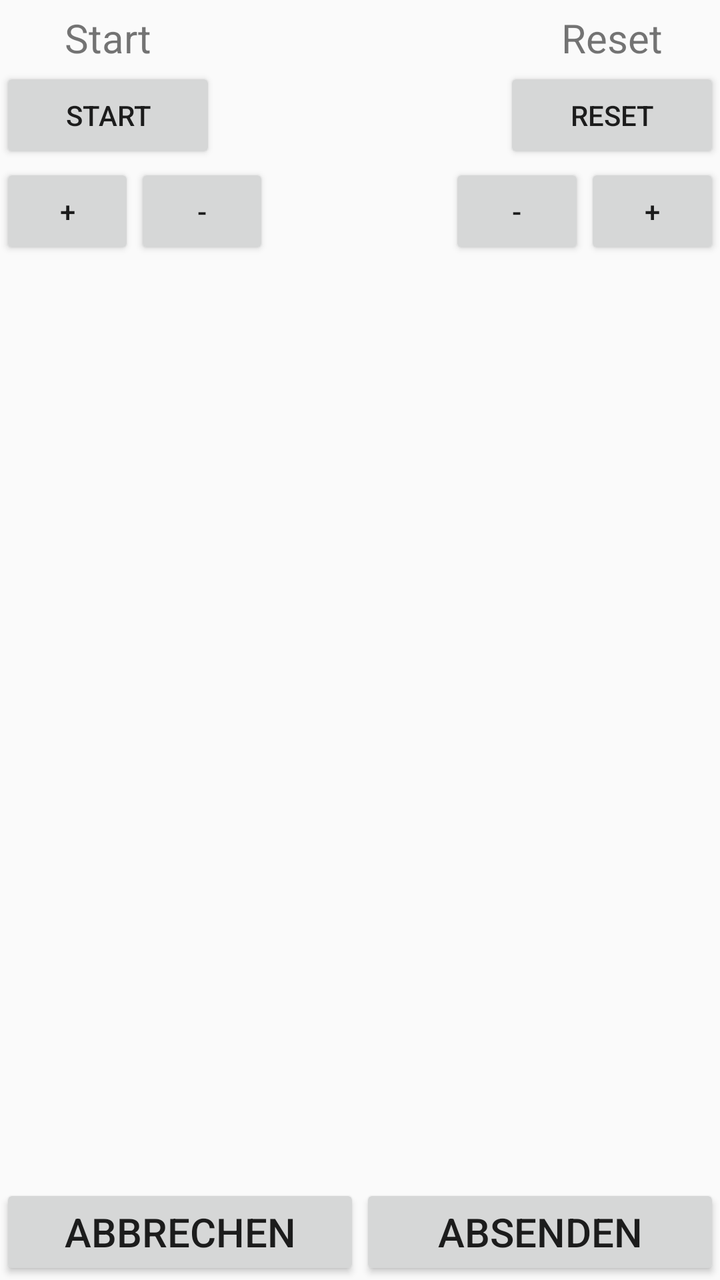
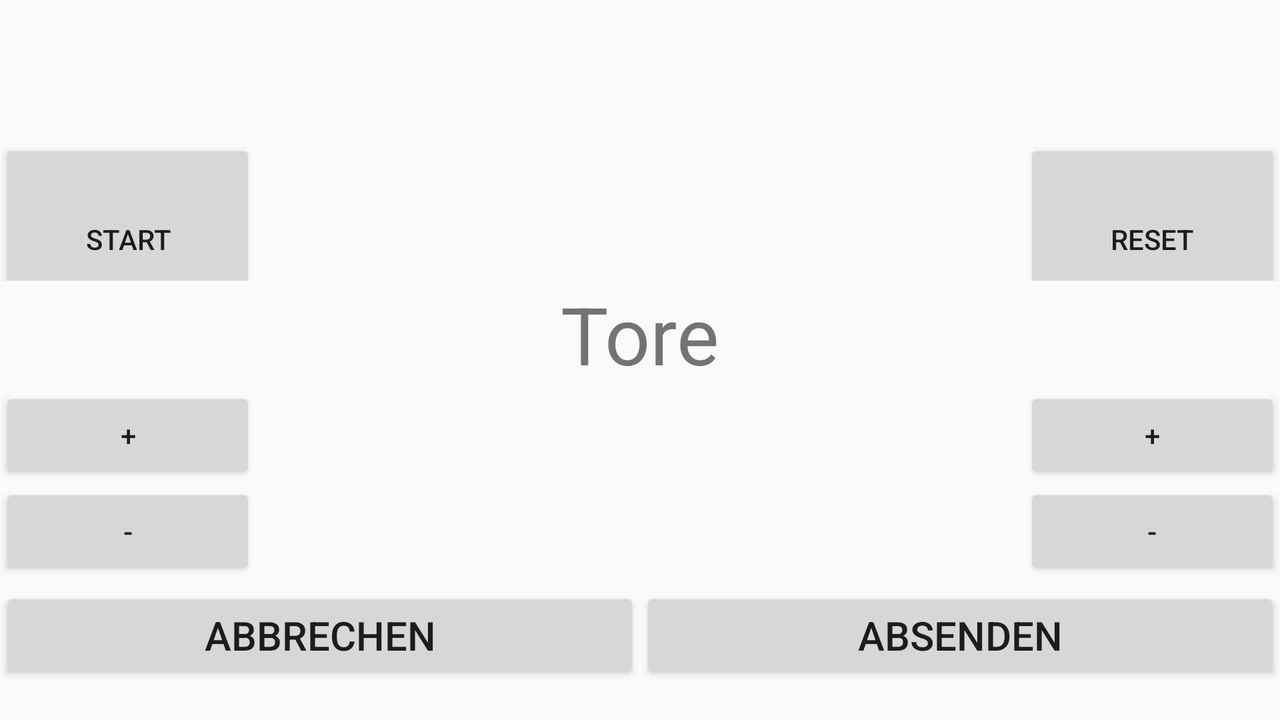

An Android layout and its configuration variant, each rendered on a device that would load it. The default file and the variant file are quoted in full after the pictures.
<!-- AndroidManifest.xml: application theme AppTheme -->
<!-- res/layout/fragment_scoreboard.xml -->
<LinearLayout xmlns:android="http://schemas.android.com/apk/res/android"
    xmlns:tools="http://schemas.android.com/tools"
    android:layout_width="match_parent"
    android:layout_height="match_parent"
    android:orientation="vertical"
    tools:context="de.glaeseker_tom.sportfestapp.ScoreboardFragment">

    <LinearLayout
        android:layout_width="match_parent"
        android:layout_height="wrap_content"
        android:orientation="horizontal">

        <TextView
            android:id="@+id/sc_tv_matchId"
            android:layout_width="0dp"
            android:layout_height="wrap_content"
            android:text="Start"
            android:textSize="20dp"
            android:layout_weight="30"
            android:textAlignment="center"/>

        <TextView
            android:id="@+id/sc_tv_teams"
            android:layout_width="0dp"
            android:layout_height="wrap_content"
            android:layout_weight="40"
            android:textSize="25dp"
            android:textAlignment="center"/>

        <TextView
            android:id="@+id/sc_tv_sport"
            android:text="Reset"
            android:layout_width="0dp"
            android:layout_height="wrap_content"
            android:layout_weight="30"
            android:textSize="20dp"
            android:textAlignment="center"/>

    </LinearLayout>
    <LinearLayout
        android:layout_width="match_parent"
        android:layout_height="wrap_content"
        android:orientation="horizontal">

        <Button
            android:id="@+id/sc_btn_timer_start"
            android:layout_width="0dp"
            android:layout_height="wrap_content"
            android:text="Start"
            android:layout_weight="30"/>

        <TextView
            android:id="@+id/sc_tv_timer"
            android:layout_width="0dp"
            android:layout_height="wrap_content"
            android:layout_weight="40"
            android:textSize="25dp"
            android:textAlignment="center"/>

        <Button
            android:id="@+id/sc_btn_timer_reset"
            android:text="Reset"
            android:layout_width="0dp"
            android:layout_height="wrap_content"
            android:layout_weight="30"/>

    </LinearLayout>

    <LinearLayout
        android:layout_width="match_parent"
        android:layout_height="wrap_content"
        android:orientation="horizontal">

        <Button
            android:id="@+id/sc_btn_goal_team1a"
            android:layout_width="0dp"
            android:layout_height="wrap_content"
            android:text="+"
            android:layout_weight="30"/>
        <Button
            android:id="@+id/sc_btn_goal_team1r"
            android:layout_width="0dp"
            android:layout_height="wrap_content"
            android:text="-"
            android:layout_weight="30"/>

        <TextView
            android:id="@+id/sc_tv_score"
            android:layout_width="0dp"
            android:layout_height="wrap_content"
            android:layout_weight="40"
            android:textSize="25dp"
            android:textAlignment="center"/>

        <Button
            android:id="@+id/sc_btn_goal_team2r"
            android:text="-"
            android:layout_width="0dp"
            android:layout_height="wrap_content"
            android:layout_weight="30"/>
        <Button
            android:id="@+id/sc_btn_goal_team2a"
            android:text="+"
            android:layout_width="0dp"
            android:layout_height="wrap_content"
            android:layout_weight="30"/>

    </LinearLayout>

    <LinearLayout
        android:layout_width="match_parent"
        android:layout_height="wrap_content"
        android:gravity="bottom"
        android:layout_weight="1">

        <Button
            android:id="@+id/sc_btn_cancel"
            android:layout_width="0dp"
            android:layout_height="wrap_content"
            android:text="Abbrechen"
            android:textSize="20dp"
            android:textAlignment="center"
            android:layout_weight="50"/>

        <Button
            android:id="@+id/sc_btn_submit"
            android:layout_width="0dp"
            android:layout_height="wrap_content"
            android:text="Absenden"
            android:textSize="20dp"
            android:textAlignment="center"
            android:layout_weight="50"/>

    </LinearLayout>






</LinearLayout>
<!-- resources referenced by this layout -->
<resources>
  <style name="AppTheme" parent="Theme.AppCompat.Light.DarkActionBar">
          
          <item name="colorPrimary">@color/colorPrimary</item>
          <item name="colorPrimaryDark">@color/colorPrimaryDark</item>
          <item name="colorAccent">@color/colorAccent</item>
      </style>
  <color name="colorPrimary">#69f0ae</color>
  <color name="colorPrimaryDark">#69f0ae</color>
  <color name="colorAccent">#69f0ae</color>
</resources>
<!-- res/layout-land/fragment_scoreboard.xml (the repository's variant of the layout above) -->
<!-- drawn on the phone turned sideways -->
<LinearLayout xmlns:android="http://schemas.android.com/apk/res/android"
    xmlns:tools="http://schemas.android.com/tools"
    android:layout_width="match_parent"
    android:layout_height="match_parent"
    android:orientation="vertical"
    tools:context="de.glaeseker_tom.sportfestapp.ScoreboardFragment">

    <ScrollView
    android:layout_width="match_parent"
    android:layout_height="match_parent">
        <LinearLayout
            android:layout_width="match_parent"
            android:layout_height="match_parent"
            android:orientation="vertical">


            <LinearLayout
                android:layout_width="match_parent"
                android:layout_height="wrap_content"
                android:orientation="horizontal">

                <TextView
                    android:id="@+id/sc_tv_matchId"
                    android:layout_width="0dp"
                    android:layout_height="wrap_content"
                    android:textSize="20dp"
                    android:layout_weight="20"
                    android:textAlignment="center"/>

                <TextView
                    android:id="@+id/sc_tv_teams"
                    android:layout_width="0dp"
                    android:layout_height="wrap_content"
                    android:layout_weight="60"
                    android:textSize="30dp"
                    android:textAlignment="center"/>

                <TextView
                    android:id="@+id/sc_tv_sport"
                    android:layout_width="0dp"
                    android:layout_height="wrap_content"
                    android:layout_weight="20"
                    android:textSize="20dp"
                    android:textAlignment="center"/>

            </LinearLayout>

            <LinearLayout
                android:layout_width="match_parent"
                android:layout_height="wrap_content"
                android:orientation="horizontal">

                <Button
                    android:id="@+id/sc_btn_timer_start"
                    android:layout_width="0dp"
                    android:layout_height="100dp"
                    android:text="Start"
                    android:layout_weight="20"
                    android:gravity="center"/>

                <TextView
                    android:id="@+id/sc_tv_timer"
                    android:layout_width="0dp"
                    android:layout_height="100dp"
                    android:textSize="80dp"
                    android:layout_weight="60"
                    android:textAlignment="center"
                    android:textStyle="normal" />
                <Button
                    android:id="@+id/sc_btn_timer_reset"
                    android:text="Reset"
                    android:layout_width="0dp"
                    android:layout_height="100dp"
                    android:layout_weight="20"
                    android:gravity="center"/>

            </LinearLayout>

            <TextView
                android:layout_width="match_parent"
                android:layout_height="wrap_content"
                android:text="Tore"
                android:textSize="40dp"
                android:textAlignment="center" />

            <LinearLayout
                android:layout_width="match_parent"
                android:layout_height="100dp"
                android:orientation="horizontal">

                <LinearLayout
                    android:layout_width="0dp"
                    android:layout_height="wrap_content"
                    android:orientation="vertical"
                    android:layout_weight="20">

                    <Button
                        android:id="@+id/sc_btn_goal_team1a"
                        android:layout_width="match_parent"
                        android:layout_height="wrap_content"
                        android:text="+" />
                    <Button
                        android:id="@+id/sc_btn_goal_team1r"
                        android:layout_width="match_parent"
                        android:layout_height="wrap_content"
                        android:text="-" />
                </LinearLayout>

                <TextView
                    android:id="@+id/sc_tv_score"
                    android:layout_width="0dp"
                    android:layout_height="100dp"
                    android:layout_weight="60"
                    android:textSize="90dp"
                    android:textAlignment="center"/>

                <LinearLayout
                    android:layout_width="0dp"
                    android:layout_height="wrap_content"
                    android:orientation="vertical"
                    android:layout_weight="20">
                    <Button
                        android:id="@+id/sc_btn_goal_team2a"
                        android:text="+"
                        android:layout_width="match_parent"
                        android:layout_height="wrap_content"
                        android:layout_weight="30"/>
                    <Button
                        android:id="@+id/sc_btn_goal_team2r"
                        android:text="-"
                        android:layout_width="match_parent"
                        android:layout_height="wrap_content"
                        android:layout_weight="30"/>


                </LinearLayout>



            </LinearLayout>

            <LinearLayout
                android:layout_width="match_parent"
                android:layout_height="wrap_content"
                android:gravity="bottom"
                android:layout_weight="1">

                <Button
                    android:id="@+id/sc_btn_cancel"
                    android:layout_width="0dp"
                    android:layout_height="wrap_content"
                    android:text="Abbrechen"
                    android:textSize="20dp"
                    android:textAlignment="center"
                    android:layout_weight="50"/>

                <Button
                    android:id="@+id/sc_btn_submit"
                    android:layout_width="0dp"
                    android:layout_height="wrap_content"
                    android:text="Absenden"
                    android:textSize="20dp"
                    android:textAlignment="center"
                    android:layout_weight="50"/>

            </LinearLayout>
        </LinearLayout>
    </ScrollView>
</LinearLayout>
